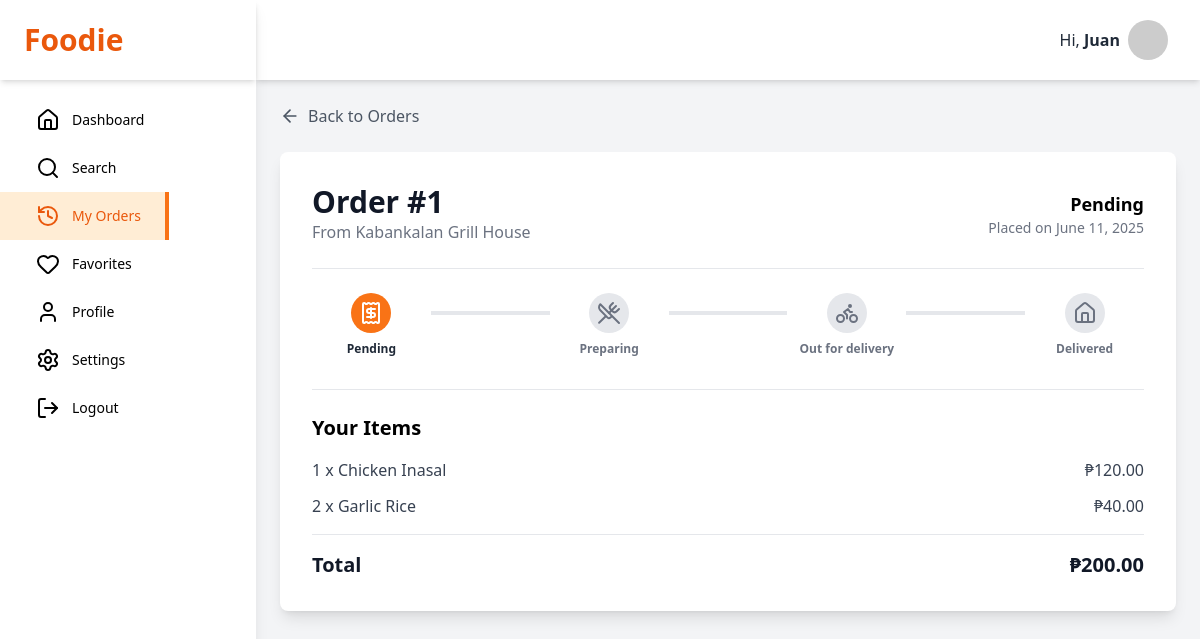
The app's page /track_order.php?id=1 (signed in) with its own data.
### tables this page shows
CREATE TABLE `orders` (
  `id` INT NOT NULL AUTO_INCREMENT,
  `group_order_id` VARCHAR(255) NULL DEFAULT NULL,
  `customer_id` INT NOT NULL,
  `restaurant_id` INT NOT NULL,
  `rider_id` INT DEFAULT NULL,  
  `delivery_address` VARCHAR(255) NOT NULL,
  `total_amount` DECIMAL(10, 2) NOT NULL,
  `status` ENUM('pending', 'preparing', 'out_for_delivery', 'delivered', 'cancelled') NOT NULL DEFAULT 'pending',
  `status_viewed_by_customer` BOOLEAN NOT NULL DEFAULT TRUE,
  `payment_method` VARCHAR(50) NOT NULL DEFAULT 'cod',
  `delivery_notes` TEXT DEFAULT NULL,
  `order_date` TIMESTAMP NOT NULL DEFAULT CURRENT_TIMESTAMP,
  PRIMARY KEY (`id`),
  FOREIGN KEY (`customer_id`) REFERENCES `users`(`id`) ON DELETE CASCADE,
  FOREIGN KEY (`restaurant_id`) REFERENCES `restaurants`(`id`) ON DELETE CASCADE,
  FOREIGN KEY (`rider_id`) REFERENCES `users`(`id`) ON DELETE SET NULL
);

CREATE TABLE `restaurants` (
  `id` INT NOT NULL AUTO_INCREMENT,
  `user_id` INT NOT NULL,  
  `name` VARCHAR(255) NOT NULL,
  `cuisine` VARCHAR(100) DEFAULT NULL,  
  `address` VARCHAR(255) NOT NULL,
  `city` VARCHAR(255) NULL DEFAULT NULL,
  `business_type` VARCHAR(100) NULL DEFAULT NULL,
  `details` TEXT NULL DEFAULT NULL,
  `business_permit_url` VARCHAR(255) NULL DEFAULT NULL,
  `latitude` DECIMAL(10, 8) NULL DEFAULT NULL,
  `longitude` DECIMAL(11, 8) NULL DEFAULT NULL,
  `banner_image_url` VARCHAR(255) DEFAULT NULL,
  `operating_hours` VARCHAR(100) DEFAULT NULL,  
  `is_open` BOOLEAN NOT NULL DEFAULT TRUE,
  `created_at` TIMESTAMP NOT NULL DEFAULT CURRENT_TIMESTAMP,
  PRIMARY KEY (`id`),
  FOREIGN KEY (`user_id`) REFERENCES `users`(`id`) ON DELETE CASCADE
);

CREATE TABLE `order_items` (
  `id` INT NOT NULL AUTO_INCREMENT,
  `order_id` INT NOT NULL,
  `item_id` INT NOT NULL,
  `quantity` INT NOT NULL DEFAULT 1,
  `price_per_item` DECIMAL(10, 2) NOT NULL,  
  `is_prepared` BOOLEAN NOT NULL DEFAULT FALSE,
  PRIMARY KEY (`id`),
  FOREIGN KEY (`order_id`) REFERENCES `orders`(`id`) ON DELETE CASCADE,
  FOREIGN KEY (`item_id`) REFERENCES `menu_items`(`id`) ON DELETE CASCADE
);

CREATE TABLE `menu_items` (
  `id` INT NOT NULL AUTO_INCREMENT,
  `restaurant_id` INT NOT NULL,
  `name` VARCHAR(255) NOT NULL,
  `description` TEXT DEFAULT NULL,
  `price` DECIMAL(10, 2) NOT NULL,
  `image_url` VARCHAR(255) DEFAULT NULL,
  `category` VARCHAR(100) DEFAULT 'Main Course',  
  `is_available` BOOLEAN NOT NULL DEFAULT TRUE,
  `created_at` TIMESTAMP NOT NULL DEFAULT CURRENT_TIMESTAMP,
  PRIMARY KEY (`id`),
  FOREIGN KEY (`restaurant_id`) REFERENCES `restaurants`(`id`) ON DELETE CASCADE
);

### track_order.php (the view, shortened to what this page needs)
<?php
$link = mysqli_connect(DB_HOST, DB_USER, DB_PASS, DB_NAME);
$order_id = trim($_GET['id']);
$customer_id = $_SESSION['id'];
$order_details = null;
$order_items = [];
$sql_order = "
    SELECT
        o.id, o.order_date, o.total_amount, o.status, o.payment_method, o.delivery_address,
        r.name as restaurant_name
    FROM orders o
    JOIN restaurants r ON o.restaurant_id = r.id
    WHERE o.id = ? AND o.customer_id = ?";
if ($stmt = mysqli_prepare($link, $sql_order)) {
    mysqli_stmt_bind_param($stmt, "ii", $order_id, $customer_id);
    mysqli_stmt_execute($stmt);
    $result = mysqli_stmt_get_result($stmt);
    if (mysqli_num_rows($result) == 1) {
        $order_details = mysqli_fetch_assoc($result);
    } else {
        header("location: orders.php"); exit;
    }
}
if ($order_details) {
    $sql_items = "
        SELECT oi.quantity, oi.price_per_item, mi.name as item_name
        FROM order_items oi
        JOIN menu_items mi ON oi.item_id = mi.id
        WHERE oi.order_id = ?";
    if($stmt_items = mysqli_prepare($link, $sql_items)) {
        mysqli_stmt_bind_param($stmt_items, "i", $order_id);
        mysqli_stmt_execute($stmt_items);
        $order_items = mysqli_fetch_all(mysqli_stmt_get_result($stmt_items), MYSQLI_ASSOC);
    }
}
$all_statuses = ['pending', 'preparing', 'out_for_delivery', 'delivered'];
$current_status_index = array_search($order_details['status'], $all_statuses);
?>
<!DOCTYPE html>
<html lang="en">
<head>
    <script src="https://cdn.tailwindcss.com"></script>
    <link rel="stylesheet" href="style.css">
</head>
<body class="bg-gray-100 font-sans">
    <div class="flex h-screen bg-gray-100">
        <?php require_once 'cdashboard_partial/sidebar.php'; ?>
        <div class="flex flex-col flex-1 overflow-y-auto">
            <?php require_once 'cdashboard_partial/header.php'; ?>
            <div class="p-4 md:p-6 pb-20 md:pb-6">
                 <a href="orders.php" class="flex items-center text-gray-600 hover:text-orange-600 mb-6"><i data-lucide="arrow-left" class="w-5 h-5 mr-2"></i>Back to Orders</a>
                <div class="max-w-4xl mx-auto">
                    <div class="bg-white rounded-lg shadow-lg p-6 md:p-8">
                        <div class="flex flex-col md:flex-row justify-between md:items-center border-b pb-6 mb-6">
                            <div>
                                <h1 class="text-3xl font-bold text-gray-900">Order #<?php echo $order_details['id']; ?></h1>
                                <p class="text-gray-500">From <?php echo htmlspecialchars($order_details['restaurant_name']); ?></p>
                            </div>
                            <div class="text-left md:text-right mt-4 md:mt-0">
                                <p class="font-bold text-lg"><?php echo htmlspecialchars(ucfirst(str_replace('_', ' ', $order_details['status']))); ?></p>
                                <p class="text-sm text-gray-500">Placed on <?php echo date("F d, Y", strtotime($order_details['order_date'])); ?></p>
                            </div>
                        </div>
                        <div class="mb-8">
                            <?php if($order_details['status'] != 'cancelled'): ?>
                            <div class="flex justify-between items-center text-center">
                                <?php foreach($all_statuses as $index => $status):
                                    $isCompleted = $current_status_index >= $index;
                                ?>
                                <div class="flex-1">
                                    <div class="flex justify-center items-center h-10 w-10 mx-auto rounded-full <?php echo $isCompleted ? 'bg-orange-500 text-white' : 'bg-gray-200 text-gray-500'; ?>">
                                        <?php if ($status == 'pending'): ?><i data-lucide="receipt"></i><?php endif; ?>
                                        <?php if ($status == 'preparing'): ?><i data-lucide="utensils-crossed"></i><?php endif; ?>
                                        <?php if ($status == 'out_for_delivery'): ?><i data-lucide="bike"></i><?php endif; ?>
                                        <?php if ($status == 'delivered'): ?><i data-lucide="home"></i><?php endif; ?>
                                    </div>
                                    <p class="mt-2 text-xs font-semibold <?php echo $isCompleted ? 'text-gray-800' : 'text-gray-500'; ?>"><?php echo htmlspecialchars(ucfirst(str_replace('_', ' ', $status))); ?></p>
                                </div>
                                <?php if($index < count($all_statuses) - 1): ?>
                                    <div class="flex-1 -mt-6"><div class="h-1 <?php echo $current_status_index > $index ? 'bg-orange-500' : 'bg-gray-200'; ?>"></div></div>
                                <?php endif; ?>
                                <?php endforeach; ?>
                            </div>
                            <?php endif; ?>
                        </div>
                        <div class="border-t pt-6">
                            <h2 class="text-xl font-bold mb-4">Your Items</h2>
                            <div class="space-y-3">
                                <?php foreach($order_items as $item): ?>
                                <div class="flex justify-between items-center text-gray-700">
                                    <span><?php echo $item['quantity']; ?> x <?php echo htmlspecialchars($item['item_name']); ?></span>
                                    <span>₱<?php echo number_format($item['price_per_item'] * $item['quantity'], 2); ?></span>
                                </div>
                                <?php endforeach; ?>
                            </div>
                             <div class="border-t my-4"></div>
                             <div class="flex justify-between font-bold text-xl text-gray-900">
                                 <span>Total</span>
                                 <span>₱<?php echo number_format($order_details['total_amount'], 2); ?></span>
                             </div>
                        </div>
                    </div>
                </div>
            </div>
        </div>
    </div>
</body>
</html>

### style.css (style rules this page uses)
body { font-family: 'Inter', sans-serif; }

### records on screen
orders: id "1", restaurant.name "Kabankalan Grill House", status "Pending", order_date "June 11, 2025", total_amount "200.00"
order_items: quantity "1", item.name "Chicken Inasal", $item['price_per_item']*$item['quantity'] "120.00"
order_items: quantity "2", item.name "Garlic Rice", $item['price_per_item'] * $item['quantity'] "40.00"

### other values on screen
$first_name "Juan"
str_replace('_', ' ', $status) "Pending"
str_replace('_', ' ', $status) "Preparing"
str_replace('_', ' ', $status) "Out for delivery"
str_replace('_', ' ', $status) "Delivered"
